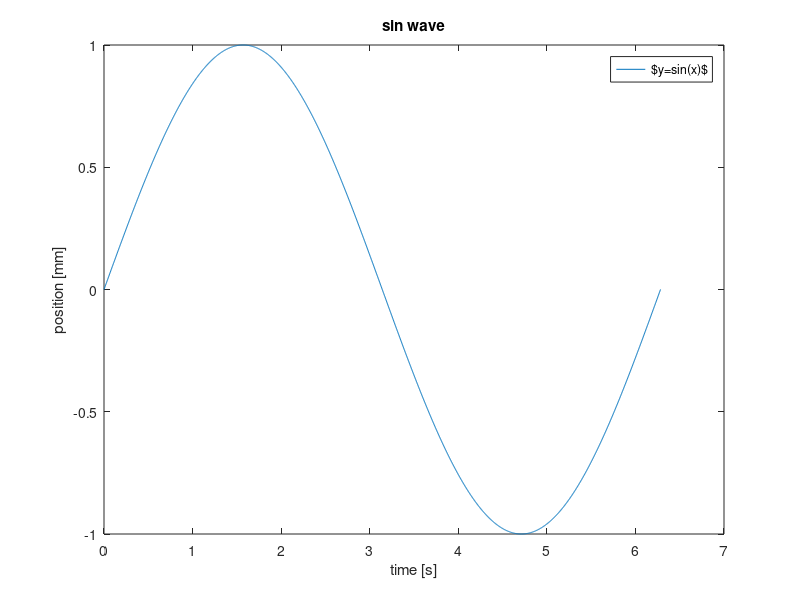

Recreate this plot in MATLAB. (Note: this script raises an error after producing the figure.)
%%%%%%%%%%%%%%%%%%%%%%%%%%%%%%%%%%%%%%%%%%%%%%%%%%%%%%%%%%%%%%%%%%%%%%%%%
% Publication-Quality-Figures:
% ----------------------------
% Descr.:   examples of publication figure creation
%           to demonstrate toolbox use and features.
% Figure:   Mathworks-plot-gallery-team source code.
% Author:   Thomas Beauduin, University of Tokyo, 2016
%%%%%%%%%%%%%%%%%%%%%%%%%%%%%%%%%%%%%%%%%%%%%%%%%%%%%%%%%%%%%%%%%%%%%%%%%
clear all; close all; clc;

%% Example 1: basic plot
x = 0:pi/1000:2*pi; y = sin(x);

hfig=figure; 
plot(x,y);
    title('sin wave')
    ylabel('position [mm]')
    xlabel('time [s]')
    legend('$y=sin(x)$')
hfig=pubfig(hfig)
expfig('ex1_basicPlot','-pdf','-png','-bmp','-eps',hfig);

%% Example 2: bode plot
load('data\ex2_bodePlot.mat');

fig=figure;
subplot(211); 
    semilogx(freq,dbFRF,'b',freq,20*log10(abs(ssFRF)),'r');
    title('Mass Dependency') 
    ylabel('magnitude [dB]')
    legend('$\frac{sin(x)}{y}$','fit')
    xlim([20,250]), ylim([-100,-20])
subplot(212);
    semilogx(freq,phFRF+20,'b',freq,angle(ssFRF)*180/pi-360,'r');
    xlabel('frequency [Hz]')
    ylabel('phase [deg]')
    xlim([20,250]), ylim([-360,-90])
hfig=pubfig(fig)
    hfig.YTick={'','deg'};
    hfig.XMinorGrid='on';
expfig('ex2_bodePlot','-pdf',hfig);

%% Example 3: DoublePlot
x = 0:pi/1000:2*pi; y = sin(x); y2 = cos(x.^2);

hfig=figure; 
haxis=plotyy(x,y,x,y2);
    title('test')
    ylabel(haxis(1),'$sin(x)$')
    ylabel(haxis(2),'$sin(x^2)$')
    xlabel('time [s]')
hfig=pubfig(hfig)
expfig('ex3_DoublePlot','-pdf',hfig);

%% Example 4: Scatter
load seamount x y z

hfig=figure; 
scatter(x, y, 10, z, 'filled')
    title('Undersea Elevation')
    xlabel('Longitude')
    ylabel('Latitude')
    colorbar
hfig=pubfig(hfig)
expfig('ex4_scatter','-pdf',hfig);

%% Example 5: Multi-Axis
t=linspace(0,2*pi); t(1)=eps; y=sin(t);

hfig=figure;
handaxes1 = axes('Position', [0.12 0.12 0.8 0.8]);
plot(t, y)
    xlabel('t')
    ylabel('$sin(t)$')
handaxes2 = axes('Position', [0.6 0.6 0.2 0.2]);
plot(t, y.^2, 'r')
    xlabel('t')
    ylabel('$sin(t)^2$')
handaxes3 = axes('Position', [0.25 0.25 0.2 0.2]);
plot(t, y.^3,'k')
    xlabel('t')
    ylabel('$sin(t)^3$')
hfig=pubfig(hfig);
    hfig.AxisBox='off';
    hfig.XGrid='off'; 
    hfig.YGrid='off';
expfig('ex5_multiaxis','-pdf',hfig);

%% Example 6: Latex equations
for i=1:12, fib(i) = (((1+sqrt(5))/2)^i - ((1-sqrt(5))/2)^i)/sqrt(5); end

hfig=figure; plot(1:12, fib, 'k^-')
    title('Fibonacci Numbers from 1-12')
    xlabel('n')
    ylabel('$F_n$')
    eqtext = '$F_n={1 \over \sqrt{5}}';
    eqtext = [eqtext '\left[\left({1+\sqrt{5}\over 2}\right)^n -'];
    eqtext = [eqtext '\left({1-\sqrt{5}\over 2}\right)^n\right]$'];
    text(0.5, 125, eqtext)
hfig=pubfig(hfig)
    hfig.XGrid='off';    
    hfig.YGrid='off';
expfig('ex6_latexEq','-pdf',hfig);

%% Example 7: Subplots
fm=20e3; fc=100e3; 
tstep=100e-9; tmax=200e-6; t=0:tstep:tmax;
xam = (1 + cos(2*pi*fm*t)).*cos(2*pi*fc*t);
T = 1e-6; N = 200; nT = 0:T:N*T;
xn = (1 + cos(2*pi*fm*nT)).*cos(2*pi*fc*nT);

hfig=figure; 
subplot(2,2,[1 3]);
    stem(nT,xn,'filled')
    xlabel('t [s]')
    ylabel('x[n]')
    title('sampled every millisec')
subplot(222)
    plot(t, xam)
    axis([0 200e-6 -2 2])
    xlabel('t [s]')
    ylabel('$x_{am}(t)$')
    title('AM Modulated Signal')
subplot(224)
    plot(nT, xn)
    xlabel('t [s]')
    ylabel('$x_{zoh}(t)$')
    title('Reconstruction')
hfig=pubfig(hfig)
    hfig.LineWidth=[0.5;2.2;2.2];
expfig('ex7_subPlot','-pdf',hfig);

%% Example 8: high complexity
load data\ex8_complex xfit yfit xdata_m ydata_m ydata_s xVdata ...
                      yVdata xmodel ymodel ymodelL ymodelU

hfig=figure;
hFit = line(xfit,yfit,'Color',[0 0 .5]); hold on
errorbar(xdata_m,ydata_m,ydata_s,'LineStyle','none','Marker','.',...
        'Marker','o','MarkerSize',6,'MarkerEdgeColor',[.2 .2 .2],...
        'MarkerFaceColor',[.7 .7 .7],'Color',[.3 .3 .3]);
line(xVdata,yVdata,'LineStyle','none','Marker','.','Marker', 'o',...
        'MarkerSize',5,'MarkerEdgeColor','none','MarkerFaceColor',...
        [.75 .75 1]);
line(xmodel, ymodel,'Color','r','LineStyle','--');
line(xmodel,ymodelL,'LineStyle','-.','Color',[0 .5 0]);
line(xmodel,ymodelU,'LineStyle','-.','Color',[0 .5 0]); hold off
    title('\textbf{Publication Quality Graphics}');
    xlabel('Length (m)');
    ylabel('Mass (kg)');
    legend('Data ($\mu \pm \sigma)$', 'Fit $(Cx^3)$', ...
           'Validation Data', 'Model $(Cx^3)$', '$95\% CI$');
hfig=pubfig(hfig)
    hfig.XMinorGrid='off'; hfig.YMinorGrid='off';
    hfig.LegendLoc='northwest';
    hfig.AxisBox = 'off';
    hfig.TickDir = 'out';
    hfig.XMinorTick = 'on';
    hfig.YMinorTick = 'on';
    hfig.YGrid = 'on';
    hfig.YTick = {(0:500:2500)};
expfig('ex8_complex','-pdf',hfig);

%% Example 9: 3d plot
load data\ex9_3dplot masscharge time spectra

hfig=figure; plot3(masscharge,time,spectra)
    box on
    view(26, 42)
    axis([500 900 0 22 0 4e8])
    xlabel('Mass/Charge (M/Z)')
    ylabel('Time')
    zlabel('Ion Spectra')
    title('Extracted Spectra Subset')
hfig=pubfig(hfig);
expfig('ex9_plot3d','-pdf',hfig);

%% Example 10: linetext
load data\ex10_linePlot points x y

hfig=figure;
plot(points(:,1),points(:,2),':ok'), hold on
plot(x, y), axis([.5 7 -.8 1.8])
    title('Convex-Hull Property')
    xlabel('x')
    ylabel('y')
    xt = points(3,1) - 0.05;
    yt = points(3,2) - 0.1;
    text(xt, yt, 'Point 3')

    xt = points(4,1) - 0.05;
    yt = points(4,2) + 0.1;
    text(xt, yt, 'Point 4')

    xt = points(5,1) + 0.15;
    yt = points(5,2) - 0.05;
    text(6.1,.5, 'Point 5')
hfig=pubfig(hfig)
expfig('ex10_linePlot','-pdf',hfig);

%% Example 11: Surface-Contour plot
y = -10:0.5:10; x = -10:0.5:10;
[X, Y] = meshgrid(x, y);
Z = sin(sqrt(X.^2+Y.^2))./sqrt(X.^2+Y.^2);

hfig=figure;
surfc(X, Y, Z)
    view(-38, 18)
    title('Normal Response')
    xlabel('x')
    ylabel('y')
    zlabel('z')
hfig=pubfig(hfig);
expfig('ex11_surface','-pdf',hfig);

%% Example 12: combine
load data\ex12_fitting x y yfit

hfig=figure;
scatter(x, y, 'k')
line(x, yfit, 'Color', 'k', 'LineStyle', '-')
line(x, yfit + 0.3, 'Color', 'r', 'LineStyle', '--')
line(x, yfit - 0.3, 'Color', 'r', 'LineStyle', '--')
    legend('Data', 'Fit', 'Lower/Upper Bounds')
    xlabel('Time')
    ylabel('Noisy Data')
hfig=pubfig(hfig);
expfig('ex12_fitting','-pdf','-p0.2',hfig);